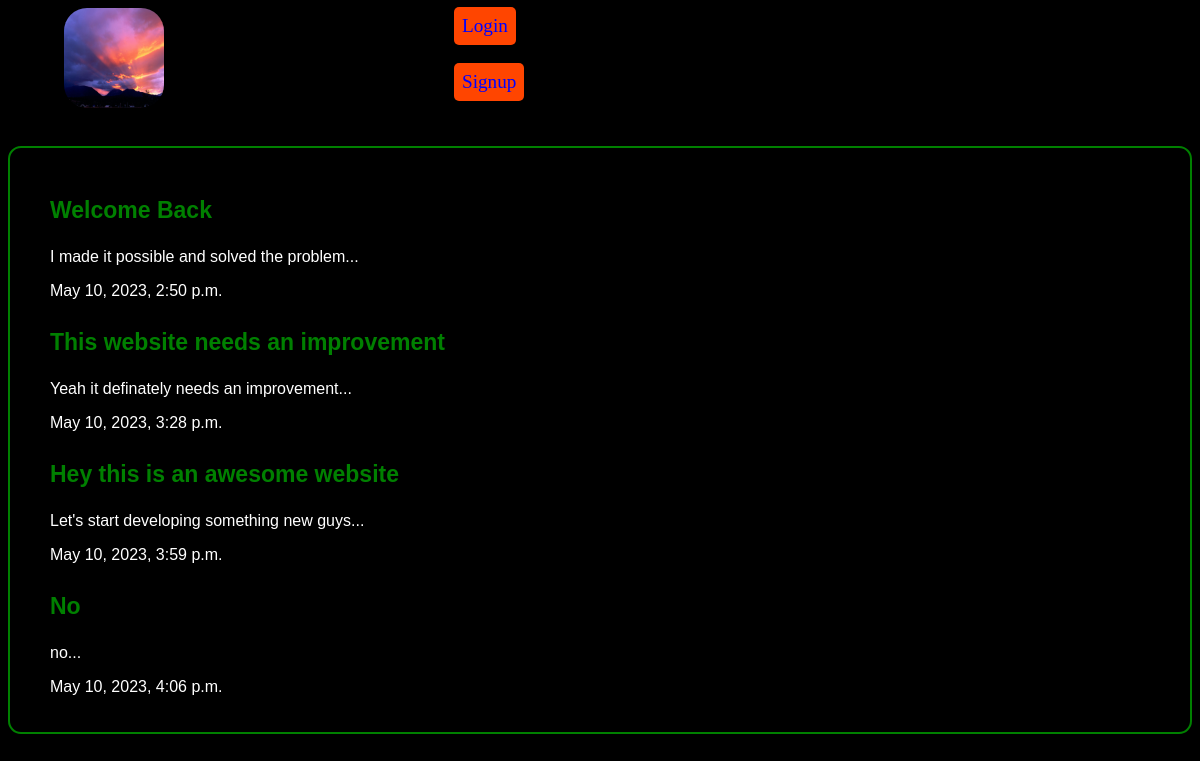
The page / on the database its author committed.
### articles/models.py (models this page shows, shortened)
class Article(models.Model):
    title = models.CharField(max_length=100)
    slug = models.SlugField()
    body = models.TextField()
    date = models.DateTimeField(auto_now_add=True)
    thumb = models.ImageField(default='default.jpg',blank=True)
    author = models.ForeignKey(User, default=None, on_delete=models.CASCADE)
    def snippets(self):
        return self.body[:50]+'...'

### articles/views.py (the view)
# urls.py: path('',views.articles_list,name='list'),
def articles_list(request):
    articles = Article.objects.all().order_by('date')
    return render(request,'articles/articles_list.html',{'articles':articles})

### articles/templates/articles/articles_list.html (shortened to what this page needs)
{% include 'base_layout.html'%}
{% include 'about.html'%}
{% block content%}
    <div class="articles">
        {% for article in articles%}
          <div class="article">
            <h1  class="mytitle"><a href="{% url 'articles:detail' slug=article.slug%}">{{article.title}}</a></h1>
            <p>{{article.snippets}}</p>
            <p>{{article.date}}</p>
          </div>
        {% endfor %}
    </div>
{% endblock %}

### djangonautic/templates/base_layout.html (shortened to what this page needs)
{% load static %}
<!DOCTYPE html>
<html lang="en">
<head>
    <link rel="stylesheet" href="{% static 'styles.css' %}">
</head>
<body>
    <a href="{% url 'home'%}"><img src="{% static 'img.jpg' %}"class="imlink"></a>
</body>
</html>

### djangonautic/templates/about.html
{% block authentic%}
<body>
    <ul>
        {% if user.is_authenticated %}
        <li>
            <form action="{% url 'accounts:logout'%}" method="post" >
                {% csrf_token%}
                <input type="submit" value="Logout">
            </form>
        </li>
        <li>
            <a href="{% url 'articles:create'%}">Create Article</a>
        </li>
        {% else%}
        <li>
            <a href="{% url 'accounts:login'%}">Login</a>
        </li>
        <li>
            <a href="{% url 'accounts:signup'%}">Signup</a>
        </li>
        {% endif %}
    </ul>
</body>
{% endblock %}

### static/styles.css (style rules this page uses)
body { background-color: black; }
.imlink { width:100px; height:100px; position:relative; left:56px; border-radius:23px; }
body > ul > li> a { color: blue; background: orangered; padding:8px; margin:9px; display:inline-block; border-radius:5px; position:relative; left:397px; top:-130px; font-size:1.2em; text-decoration:none; }
body > a > img { z-index:1; }
.articles { color:white; padding:20px 40px; box-sizing:border-box; font-family:arial; position:relative; top:-110px; max-width:100%; margin:0 auto; border:2px solid green; border-radius:13px; }
.mytitle a { text-decoration: none; color:green; font-size:23px; font-family:arial; }

### rows shown on the page
Article: title "Welcome Back", snippets "I made it possible and solved the problem...", date "May 10, 2023, 2:50 p.m."
Article: title "This website needs an improvement", snippets "Yeah it definately needs an improvement...", date "May 10, 2023, 3:28 p.m."
Article: title "Hey this is an awesome website", snippets "Let's start developing something new guys...", date "May 10, 2023, 3:59 p.m."
Article: title "No", snippets "no...", date "May 10, 2023, 4:06 p.m."
